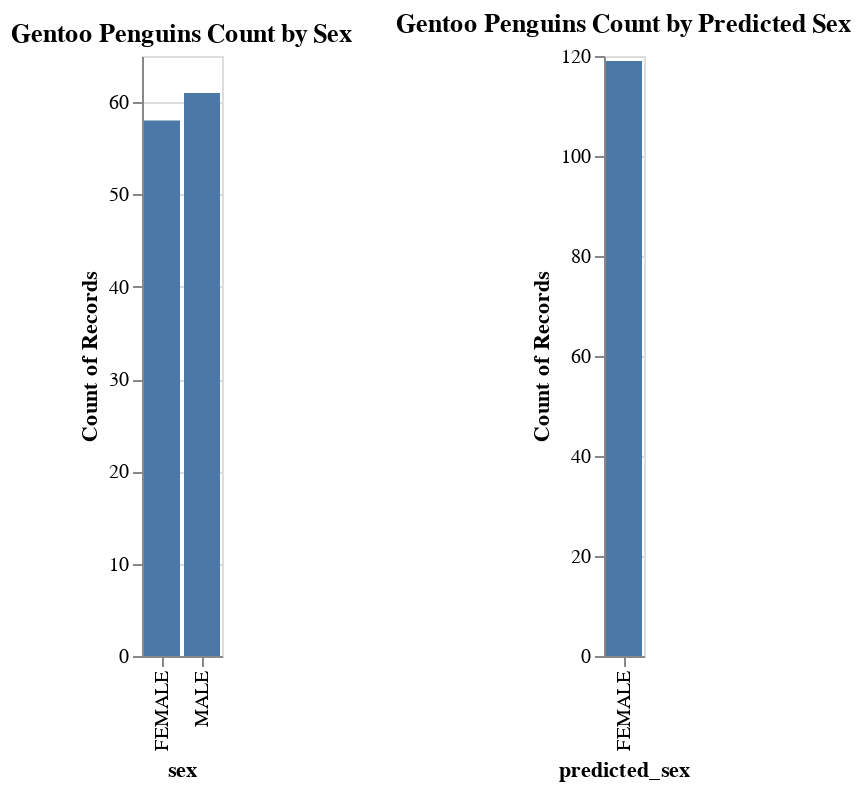

Notebook code cell kept with this figure:
### Markdown cell above
#D)

### Code cell
import altair as alt

chart = alt.Chart(gentoo).mark_bar().encode(
    x=alt.X('sex:N'),
    y=alt.Y('count(sex):Q')
).properties(title='Gentoo Penguins Count by Sex')

predicted_chart = alt.Chart(gentoo).mark_bar().encode(
    x=alt.X('predicted_sex:N'),
    y=alt.Y('count(predicted_sex):Q')
).properties(title='Gentoo Penguins Count by Predicted Sex')

chart | predicted_chart

### Figure 1 — Vega-Lite specification as saved in the notebook (floating-point values rounded to 4 significant figures)
{"config": {"view": {"continuousWidth": 400, "continuousHeight": 300}}, "hconcat": [{"mark": "bar", "encoding": {"x": {"field": "sex", "type": "nominal"}, "y": {"aggregate": "count", "field": "sex", "type": "quantitative"}}, "title": "Gentoo Penguins Count by Sex"}, {"mark": "bar", "encoding": {"x": {"field": "predicted_sex", "type": "nominal"}, "y": {"aggregate": "count", "field": "predicted_sex", "type": "quantitative"}}, "title": "Gentoo Penguins Count by Predicted Sex"}], "data": {"name": "data-598a5e80316c6a18ab8a46ff74b8d862"}, "$schema": "https://vega.github.io/schema/vega-lite/v4.17.0.json", "datasets": {"data-598a5e80316c6a18ab8a46ff74b8d862": [{"species": "Gentoo", "island": "Biscoe", "bill_length_mm": 46.1, "bill_depth_mm": 13.2, "flipper_length_mm": 211.0, "body_mass_g": 4500.0, "sex": "FEMALE", "predicted_sex_vector": [0.6895, 0.3105], "predicted_sex": "FEMALE"}, {"species": "Gentoo", "island": "Biscoe", "bill_length_mm": 50.0, "bill_depth_mm": 16.3, "flipper_length_mm": 230.0, "body_mass_g": 5700.0, "sex": "MALE", "predicted_sex_vector": [0.5343, 0.4657], "predicted_sex": "FEMALE"}, {"species": "Gentoo", "island": "Biscoe", "bill_length_mm": 48.7, "bill_depth_mm": 14.1, "flipper_length_mm": 210.0, "body_mass_g": 4450.0, "sex": "FEMALE", "predicted_sex_vector": [0.6898, 0.3102], "predicted_sex": "FEMALE"}, {"species": "Gentoo", "island": "Biscoe", "bill_length_mm": 50.0, "bill_depth_mm": 15.2, "flipper_length_mm": 218.0, "body_mass_g": 5700.0, "sex": "MALE", "predicted_sex_vector": [0.6673, 0.3327], "predicted_sex": "FEMALE"}, {"species": "Gentoo", "island": "Biscoe", "bill_length_mm": 47.6, "bill_depth_mm": 14.5, "flipper_length_mm": 215.0, "body_mass_g": 5400.0, "sex": "MALE", "predicted_sex_vector": [0.6813, 0.3187], "predicted_sex": "FEMALE"}, {"species": "Gentoo", "island": "Biscoe", "bill_length_mm": 46.5, "bill_depth_mm": 13.5, "flipper_length_mm": 210.0, "body_mass_g": 4550.0, "sex": "FEMALE", "predicted_sex_vector": [0.6898, 0.3102], "predicted_sex": "FEMALE"}, {"species": "Gentoo", "island": "Biscoe", "bill_length_mm": 45.4, "bill_depth_mm": 14.6, "flipper_length_mm": 211.0, "body_mass_g": 4800.0, "sex": "FEMALE", "predicted_sex_vector": [0.6895, 0.3105], "predicted_sex": "FEMALE"}, {"species": "Gentoo", "island": "Biscoe", "bill_length_mm": 46.7, "bill_depth_mm": 15.3, "flipper_length_mm": 219.0, "body_mass_g": 5200.0, "sex": "MALE", "predicted_sex_vector": [0.6611, 0.3389], "predicted_sex": "FEMALE"}, {"species": "Gentoo", "island": "Biscoe", "bill_length_mm": 43.3, "bill_depth_mm": 13.4, "flipper_length_mm": 209.0, "body_mass_g": 4400.0, "sex": "FEMALE", "predicted_sex_vector": [0.6893, 0.3107], "predicted_sex": "FEMALE"}, {"species": "Gentoo", "island": "Biscoe", "bill_length_mm": 46.8, "bill_depth_mm": 15.4, "flipper_length_mm": 215.0, "body_mass_g": 5150.0, "sex": "MALE", "predicted_sex_vector": [0.6813, 0.3187], "predicted_sex": "FEMALE"}, {"species": "Gentoo", "island": "Biscoe", "bill_length_mm": 40.9, "bill_depth_mm": 13.7, "flipper_length_mm": 214.0, "body_mass_g": 4650.0, "sex": "FEMALE", "predicted_sex_vector": [0.6845, 0.3155], "predicted_sex": "FEMALE"}, {"species": "Gentoo", "island": "Biscoe", "bill_length_mm": 49.0, "bill_depth_mm": 16.1, "flipper_length_mm": 216.0, "body_mass_g": 5550.0, "sex": "MALE", "predicted_sex_vector": [0.6774, 0.3226], "predicted_sex": "FEMALE"}, {"species": "Gentoo", "island": "Biscoe", "bill_length_mm": 45.5, "bill_depth_mm": 13.7, "flipper_length_mm": 214.0, "body_mass_g": 4650.0, "sex": "FEMALE", "predicted_sex_vector": [0.6845, 0.3155], "predicted_sex": "FEMALE"}, {"species": "Gentoo", "island": "Biscoe", "bill_length_mm": 48.4, "bill_depth_mm": 14.6, "flipper_length_mm": 213.0, "body_mass_g": 5850.0, "sex": "MALE", "predicted_sex_vector": [0.6869, 0.3131], "predicted_sex": "FEMALE"}, {"species": "Gentoo", "island": "Biscoe", "bill_length_mm": 45.8, "bill_depth_mm": 14.6, "flipper_length_mm": 210.0, "body_mass_g": 4200.0, "sex": "FEMALE", "predicted_sex_vector": [0.6898, 0.3102], "predicted_sex": "FEMALE"}, {"species": "Gentoo", "island": "Biscoe", "bill_length_mm": 49.3, "bill_depth_mm": 15.7, "flipper_length_mm": 217.0, "body_mass_g": 5850.0, "sex": "MALE", "predicted_sex_vector": [0.6728, 0.3272], "predicted_sex": "FEMALE"}, {"species": "Gentoo", "island": "Biscoe", "bill_length_mm": 42.0, "bill_depth_mm": 13.5, "flipper_length_mm": 210.0, "body_mass_g": 4150.0, "sex": "FEMALE", "predicted_sex_vector": [0.6898, 0.3102], "predicted_sex": "FEMALE"}, {"species": "Gentoo", "island": "Biscoe", "bill_length_mm": 49.2, "bill_depth_mm": 15.2, "flipper_length_mm": 221.0, "body_mass_g": 6300.0, "sex": "MALE", "predicted_sex_vector": [0.6461, 0.3539], "predicted_sex": "FEMALE"}, {"species": "Gentoo", "island": "Biscoe", "bill_length_mm": 46.2, "bill_depth_mm": 14.5, "flipper_length_mm": 209.0, "body_mass_g": 4800.0, "sex": "FEMALE", "predicted_sex_vector": [0.6893, 0.3107], "predicted_sex": "FEMALE"}, {"species": "Gentoo", "island": "Biscoe", "bill_length_mm": 48.7, "bill_depth_mm": 15.1, "flipper_length_mm": 222.0, "body_mass_g": 5350.0, "sex": "MALE", "predicted_sex_vector": [0.6373, 0.3627], "predicted_sex": "FEMALE"}, {"species": "Gentoo", "island": "Biscoe", "bill_length_mm": 50.2, "bill_depth_mm": 14.3, "flipper_length_mm": 218.0, "body_mass_g": 5700.0, "sex": "MALE", "predicted_sex_vector": [0.6673, 0.3327], "predicted_sex": "FEMALE"}, {"species": "Gentoo", "island": "Biscoe", "bill_length_mm": 45.1, "bill_depth_mm": 14.5, "flipper_length_mm": 215.0, "body_mass_g": 5000.0, "sex": "FEMALE", "predicted_sex_vector": [0.6813, 0.3187], "predicted_sex": "FEMALE"}, {"species": "Gentoo", "island": "Biscoe", "bill_length_mm": 46.5, "bill_depth_mm": 14.5, "flipper_length_mm": 213.0, "body_mass_g": 4400.0, "sex": "FEMALE", "predicted_sex_vector": [0.6869, 0.3131], "predicted_sex": "FEMALE"}, {"species": "Gentoo", "island": "Biscoe", "bill_length_mm": 46.3, "bill_depth_mm": 15.8, "flipper_length_mm": 215.0, "body_mass_g": 5050.0, "sex": "MALE", "predicted_sex_vector": [0.6813, 0.3187], "predicted_sex": "FEMALE"}, {"species": "Gentoo", "island": "Biscoe", "bill_length_mm": 42.9, "bill_depth_mm": 13.1, "flipper_length_mm": 215.0, "body_mass_g": 5000.0, "sex": "FEMALE", "predicted_sex_vector": [0.6813, 0.3187], "predicted_sex": "FEMALE"}, {"species": "Gentoo", "island": "Biscoe", "bill_length_mm": 46.1, "bill_depth_mm": 15.1, "flipper_length_mm": 215.0, "body_mass_g": 5100.0, "sex": "MALE", "predicted_sex_vector": [0.6813, 0.3187], "predicted_sex": "FEMALE"}, {"species": "Gentoo", "island": "Biscoe", "bill_length_mm": 47.8, "bill_depth_mm": 15.0, "flipper_length_mm": 215.0, "body_mass_g": 5650.0, "sex": "MALE", "predicted_sex_vector": [0.6813, 0.3187], "predicted_sex": "FEMALE"}, {"species": "Gentoo", "island": "Biscoe", "bill_length_mm": 48.2, "bill_depth_mm": 14.3, "flipper_length_mm": 210.0, "body_mass_g": 4600.0, "sex": "FEMALE", "predicted_sex_vector": [0.6898, 0.3102], "predicted_sex": "FEMALE"}, {"species": "Gentoo", "island": "Biscoe", "bill_length_mm": 50.0, "bill_depth_mm": 15.3, "flipper_length_mm": 220.0, "body_mass_g": 5550.0, "sex": "MALE", "predicted_sex_vector": [0.654, 0.346], "predicted_sex": "FEMALE"}, {"species": "Gentoo", "island": "Biscoe", "bill_length_mm": 47.3, "bill_depth_mm": 15.3, "flipper_length_mm": 222.0, "body_mass_g": 5250.0, "sex": "MALE", "predicted_sex_vector": [0.6373, 0.3627], "predicted_sex": "FEMALE"}, {"species": "Gentoo", "island": "Biscoe", "bill_length_mm": 42.8, "bill_depth_mm": 14.2, "flipper_length_mm": 209.0, "body_mass_g": 4700.0, "sex": "FEMALE", "predicted_sex_vector": [0.6893, 0.3107], "predicted_sex": "FEMALE"}, {"species": "Gentoo", "island": "Biscoe", "bill_length_mm": 45.1, "bill_depth_mm": 14.5, "flipper_length_mm": 207.0, "body_mass_g": 5050.0, "sex": "FEMALE", "predicted_sex_vector": [0.6861, 0.3139], "predicted_sex": "FEMALE"}, {"species": "Gentoo", "island": "Biscoe", "bill_length_mm": 59.6, "bill_depth_mm": 17.0, "flipper_length_mm": 230.0, "body_mass_g": 6050.0, "sex": "MALE", "predicted_sex_vector": [0.5343, 0.4657], "predicted_sex": "FEMALE"}, {"species": "Gentoo", "island": "Biscoe", "bill_length_mm": 49.1, "bill_depth_mm": 14.8, "flipper_length_mm": 220.0, "body_mass_g": 5150.0, "sex": "FEMALE", "predicted_sex_vector": [0.654, 0.346], "predicted_sex": "FEMALE"}, {"species": "Gentoo", "island": "Biscoe", "bill_length_mm": 48.4, "bill_depth_mm": 16.3, "flipper_length_mm": 220.0, "body_mass_g": 5400.0, "sex": "MALE", "predicted_sex_vector": [0.654, 0.346], "predicted_sex": "FEMALE"}, {"species": "Gentoo", "island": "Biscoe", "bill_length_mm": 42.6, "bill_depth_mm": 13.7, "flipper_length_mm": 213.0, "body_mass_g": 4950.0, "sex": "FEMALE", "predicted_sex_vector": [0.6869, 0.3131], "predicted_sex": "FEMALE"}, {"species": "Gentoo", "island": "Biscoe", "bill_length_mm": 44.4, "bill_depth_mm": 17.3, "flipper_length_mm": 219.0, "body_mass_g": 5250.0, "sex": "MALE", "predicted_sex_vector": [0.6611, 0.3389], "predicted_sex": "FEMALE"}, {"species": "Gentoo", "island": "Biscoe", "bill_length_mm": 44.0, "bill_depth_mm": 13.6, "flipper_length_mm": 208.0, "body_mass_g": 4350.0, "sex": "FEMALE", "predicted_sex_vector": [0.6881, 0.3119], "predicted_sex": "FEMALE"}, {"species": "Gentoo", "island": "Biscoe", "bill_length_mm": 48.7, "bill_depth_mm": 15.7, "flipper_length_mm": 208.0, "body_mass_g": 5350.0, "sex": "MALE", "predicted_sex_vector": [0.6881, 0.3119], "predicted_sex": "FEMALE"}, {"species": "Gentoo", "island": "Biscoe", "bill_length_mm": 42.7, "bill_depth_mm": 13.7, "flipper_length_mm": 208.0, "body_mass_g": 3950.0, "sex": "FEMALE", "predicted_sex_vector": [0.6881, 0.3119], "predicted_sex": "FEMALE"}, {"species": "Gentoo", "island": "Biscoe", "bill_length_mm": 49.6, "bill_depth_mm": 16.0, "flipper_length_mm": 225.0, "body_mass_g": 5700.0, "sex": "MALE", "predicted_sex_vector": [0.6057, 0.3943], "predicted_sex": "FEMALE"}, {"species": "Gentoo", "island": "Biscoe", "bill_length_mm": 45.3, "bill_depth_mm": 13.7, "flipper_length_mm": 210.0, "body_mass_g": 4300.0, "sex": "FEMALE", "predicted_sex_vector": [0.6898, 0.3102], "predicted_sex": "FEMALE"}, {"species": "Gentoo", "island": "Biscoe", "bill_length_mm": 49.6, "bill_depth_mm": 15.0, "flipper_length_mm": 216.0, "body_mass_g": 4750.0, "sex": "MALE", "predicted_sex_vector": [0.6774, 0.3226], "predicted_sex": "FEMALE"}, {"species": "Gentoo", "island": "Biscoe", "bill_length_mm": 50.5, "bill_depth_mm": 15.9, "flipper_length_mm": 222.0, "body_mass_g": 5550.0, "sex": "MALE", "predicted_sex_vector": [0.6373, 0.3627], "predicted_sex": "FEMALE"}, {"species": "Gentoo", "island": "Biscoe", "bill_length_mm": 43.6, "bill_depth_mm": 13.9, "flipper_length_mm": 217.0, "body_mass_g": 4900.0, "sex": "FEMALE", "predicted_sex_vector": [0.6728, 0.3272], "predicted_sex": "FEMALE"}, {"species": "Gentoo", "island": "Biscoe", "bill_length_mm": 45.5, "bill_depth_mm": 13.9, "flipper_length_mm": 210.0, "body_mass_g": 4200.0, "sex": "FEMALE", "predicted_sex_vector": [0.6898, 0.3102], "predicted_sex": "FEMALE"}, {"species": "Gentoo", "island": "Biscoe", "bill_length_mm": 50.5, "bill_depth_mm": 15.9, "flipper_length_mm": 225.0, "body_mass_g": 5400.0, "sex": "MALE", "predicted_sex_vector": [0.6057, 0.3943], "predicted_sex": "FEMALE"}, {"species": "Gentoo", "island": "Biscoe", "bill_length_mm": 44.9, "bill_depth_mm": 13.3, "flipper_length_mm": 213.0, "body_mass_g": 5100.0, "sex": "FEMALE", "predicted_sex_vector": [0.6869, 0.3131], "predicted_sex": "FEMALE"}, {"species": "Gentoo", "island": "Biscoe", "bill_length_mm": 45.2, "bill_depth_mm": 15.8, "flipper_length_mm": 215.0, "body_mass_g": 5300.0, "sex": "MALE", "predicted_sex_vector": [0.6813, 0.3187], "predicted_sex": "FEMALE"}, {"species": "Gentoo", "island": "Biscoe", "bill_length_mm": 46.6, "bill_depth_mm": 14.2, "flipper_length_mm": 210.0, "body_mass_g": 4850.0, "sex": "FEMALE", "predicted_sex_vector": [0.6898, 0.3102], "predicted_sex": "FEMALE"}, {"species": "Gentoo", "island": "Biscoe", "bill_length_mm": 48.5, "bill_depth_mm": 14.1, "flipper_length_mm": 220.0, "body_mass_g": 5300.0, "sex": "MALE", "predicted_sex_vector": [0.654, 0.346], "predicted_sex": "FEMALE"}, {"species": "Gentoo", "island": "Biscoe", "bill_length_mm": 45.1, "bill_depth_mm": 14.4, "flipper_length_mm": 210.0, "body_mass_g": 4400.0, "sex": "FEMALE", "predicted_sex_vector": [0.6898, 0.3102], "predicted_sex": "FEMALE"}, {"species": "Gentoo", "island": "Biscoe", "bill_length_mm": 50.1, "bill_depth_mm": 15.0, "flipper_length_mm": 225.0, "body_mass_g": 5000.0, "sex": "MALE", "predicted_sex_vector": [0.6057, 0.3943], "predicted_sex": "FEMALE"}, {"species": "Gentoo", "island": "Biscoe", "bill_length_mm": 46.5, "bill_depth_mm": 14.4, "flipper_length_mm": 217.0, "body_mass_g": 4900.0, "sex": "FEMALE", "predicted_sex_vector": [0.6728, 0.3272], "predicted_sex": "FEMALE"}, {"species": "Gentoo", "island": "Biscoe", "bill_length_mm": 45.0, "bill_depth_mm": 15.4, "flipper_length_mm": 220.0, "body_mass_g": 5050.0, "sex": "MALE", "predicted_sex_vector": [0.654, 0.346], "predicted_sex": "FEMALE"}, {"species": "Gentoo", "island": "Biscoe", "bill_length_mm": 43.8, "bill_depth_mm": 13.9, "flipper_length_mm": 208.0, "body_mass_g": 4300.0, "sex": "FEMALE", "predicted_sex_vector": [0.6881, 0.3119], "predicted_sex": "FEMALE"}, {"species": "Gentoo", "island": "Biscoe", "bill_length_mm": 45.5, "bill_depth_mm": 15.0, "flipper_length_mm": 220.0, "body_mass_g": 5000.0, "sex": "MALE", "predicted_sex_vector": [0.654, 0.346], "predicted_sex": "FEMALE"}, {"species": "Gentoo", "island": "Biscoe", "bill_length_mm": 43.2, "bill_depth_mm": 14.5, "flipper_length_mm": 208.0, "body_mass_g": 4450.0, "sex": "FEMALE", "predicted_sex_vector": [0.6881, 0.3119], "predicted_sex": "FEMALE"}, {"species": "Gentoo", "island": "Biscoe", "bill_length_mm": 50.4, "bill_depth_mm": 15.3, "flipper_length_mm": 224.0, "body_mass_g": 5550.0, "sex": "MALE", "predicted_sex_vector": [0.6171, 0.3829], "predicted_sex": "FEMALE"}, {"species": "Gentoo", "island": "Biscoe", "bill_length_mm": 45.3, "bill_depth_mm": 13.8, "flipper_length_mm": 208.0, "body_mass_g": 4200.0, "sex": "FEMALE", "predicted_sex_vector": [0.6881, 0.3119], "predicted_sex": "FEMALE"}, {"species": "Gentoo", "island": "Biscoe", "bill_length_mm": 46.2, "bill_depth_mm": 14.9, "flipper_length_mm": 221.0, "body_mass_g": 5300.0, "sex": "MALE", "predicted_sex_vector": [0.6461, 0.3539], "predicted_sex": "FEMALE"}, {"species": "Gentoo", "island": "Biscoe", "bill_length_mm": 45.7, "bill_depth_mm": 13.9, "flipper_length_mm": 214.0, "body_mass_g": 4400.0, "sex": "FEMALE", "predicted_sex_vector": [0.6845, 0.3155], "predicted_sex": "FEMALE"}, {"species": "Gentoo", "island": "Biscoe", "bill_length_mm": 54.3, "bill_depth_mm": 15.7, "flipper_length_mm": 231.0, "body_mass_g": 5650.0, "sex": "MALE", "predicted_sex_vector": [0.5172, 0.4828], "predicted_sex": "FEMALE"}, {"species": "Gentoo", "island": "Biscoe", "bill_length_mm": 45.8, "bill_depth_mm": 14.2, "flipper_length_mm": 219.0, "body_mass_g": 4700.0, "sex": "FEMALE", "predicted_sex_vector": [0.6611, 0.3389], "predicted_sex": "FEMALE"}, {"species": "Gentoo", "island": "Biscoe", "bill_length_mm": 49.8, "bill_depth_mm": 16.8, "flipper_length_mm": 230.0, "body_mass_g": 5700.0, "sex": "MALE", "predicted_sex_vector": [0.5343, 0.4657], "predicted_sex": "FEMALE"}, {"species": "Gentoo", "island": "Biscoe", "bill_length_mm": 49.5, "bill_depth_mm": 16.2, "flipper_length_mm": 229.0, "body_mass_g": 5800.0, "sex": "MALE", "predicted_sex_vector": [0.5505, 0.4495], "predicted_sex": "FEMALE"}, {"species": "Gentoo", "island": "Biscoe", "bill_length_mm": 43.5, "bill_depth_mm": 14.2, "flipper_length_mm": 220.0, "body_mass_g": 4700.0, "sex": "FEMALE", "predicted_sex_vector": [0.654, 0.346], "predicted_sex": "FEMALE"}, {"species": "Gentoo", "island": "Biscoe", "bill_length_mm": 50.7, "bill_depth_mm": 15.0, "flipper_length_mm": 223.0, "body_mass_g": 5550.0, "sex": "MALE", "predicted_sex_vector": [0.6277, 0.3723], "predicted_sex": "FEMALE"}, {"species": "Gentoo", "island": "Biscoe", "bill_length_mm": 47.7, "bill_depth_mm": 15.0, "flipper_length_mm": 216.0, "body_mass_g": 4750.0, "sex": "FEMALE", "predicted_sex_vector": [0.6774, 0.3226], "predicted_sex": "FEMALE"}, {"species": "Gentoo", "island": "Biscoe", "bill_length_mm": 46.4, "bill_depth_mm": 15.6, "flipper_length_mm": 221.0, "body_mass_g": 5000.0, "sex": "MALE", "predicted_sex_vector": [0.6461, 0.3539], "predicted_sex": "FEMALE"}, {"species": "Gentoo", "island": "Biscoe", "bill_length_mm": 48.2, "bill_depth_mm": 15.6, "flipper_length_mm": 221.0, "body_mass_g": 5100.0, "sex": "MALE", "predicted_sex_vector": [0.6461, 0.3539], "predicted_sex": "FEMALE"}, {"species": "Gentoo", "island": "Biscoe", "bill_length_mm": 46.5, "bill_depth_mm": 14.8, "flipper_length_mm": 217.0, "body_mass_g": 5200.0, "sex": "FEMALE", "predicted_sex_vector": [0.6728, 0.3272], "predicted_sex": "FEMALE"}, {"species": "Gentoo", "island": "Biscoe", "bill_length_mm": 46.4, "bill_depth_mm": 15.0, "flipper_length_mm": 216.0, "body_mass_g": 4700.0, "sex": "FEMALE", "predicted_sex_vector": [0.6774, 0.3226], "predicted_sex": "FEMALE"}, {"species": "Gentoo", "island": "Biscoe", "bill_length_mm": 48.6, "bill_depth_mm": 16.0, "flipper_length_mm": 230.0, "body_mass_g": 5800.0, "sex": "MALE", "predicted_sex_vector": [0.5343, 0.4657], "predicted_sex": "FEMALE"}, {"species": "Gentoo", "island": "Biscoe", "bill_length_mm": 47.5, "bill_depth_mm": 14.2, "flipper_length_mm": 209.0, "body_mass_g": 4600.0, "sex": "FEMALE", "predicted_sex_vector": [0.6893, 0.3107], "predicted_sex": "FEMALE"}, {"species": "Gentoo", "island": "Biscoe", "bill_length_mm": 51.1, "bill_depth_mm": 16.3, "flipper_length_mm": 220.0, "body_mass_g": 6000.0, "sex": "MALE", "predicted_sex_vector": [0.654, 0.346], "predicted_sex": "FEMALE"}, {"species": "Gentoo", "island": "Biscoe", "bill_length_mm": 45.2, "bill_depth_mm": 13.8, "flipper_length_mm": 215.0, "body_mass_g": 4750.0, "sex": "FEMALE", "predicted_sex_vector": [0.6813, 0.3187], "predicted_sex": "FEMALE"}, {"species": "Gentoo", "island": "Biscoe", "bill_length_mm": 45.2, "bill_depth_mm": 16.4, "flipper_length_mm": 223.0, "body_mass_g": 5950.0, "sex": "MALE", "predicted_sex_vector": [0.6277, 0.3723], "predicted_sex": "FEMALE"}, {"species": "Gentoo", "island": "Biscoe", "bill_length_mm": 49.1, "bill_depth_mm": 14.5, "flipper_length_mm": 212.0, "body_mass_g": 4625.0, "sex": "FEMALE", "predicted_sex_vector": [0.6886, 0.3114], "predicted_sex": "FEMALE"}, {"species": "Gentoo", "island": "Biscoe", "bill_length_mm": 52.5, "bill_depth_mm": 15.6, "flipper_length_mm": 221.0, "body_mass_g": 5450.0, "sex": "MALE", "predicted_sex_vector": [0.6461, 0.3539], "predicted_sex": "FEMALE"}, {"species": "Gentoo", "island": "Biscoe", "bill_length_mm": 47.4, "bill_depth_mm": 14.6, "flipper_length_mm": 212.0, "body_mass_g": 4725.0, "sex": "FEMALE", "predicted_sex_vector": [0.6886, 0.3114], "predicted_sex": "FEMALE"}, {"species": "Gentoo", "island": "Biscoe", "bill_length_mm": 50.0, "bill_depth_mm": 15.9, "flipper_length_mm": 224.0, "body_mass_g": 5350.0, "sex": "MALE", "predicted_sex_vector": [0.6171, 0.3829], "predicted_sex": "FEMALE"}, {"species": "Gentoo", "island": "Biscoe", "bill_length_mm": 44.9, "bill_depth_mm": 13.8, "flipper_length_mm": 212.0, "body_mass_g": 4750.0, "sex": "FEMALE", "predicted_sex_vector": [0.6886, 0.3114], "predicted_sex": "FEMALE"}, {"species": "Gentoo", "island": "Biscoe", "bill_length_mm": 50.8, "bill_depth_mm": 17.3, "flipper_length_mm": 228.0, "body_mass_g": 5600.0, "sex": "MALE", "predicted_sex_vector": [0.5657, 0.4343], "predicted_sex": "FEMALE"}, {"species": "Gentoo", "island": "Biscoe", "bill_length_mm": 43.4, "bill_depth_mm": 14.4, "flipper_length_mm": 218.0, "body_mass_g": 4600.0, "sex": "FEMALE", "predicted_sex_vector": [0.6673, 0.3327], "predicted_sex": "FEMALE"}, {"species": "Gentoo", "island": "Biscoe", "bill_length_mm": 51.3, "bill_depth_mm": 14.2, "flipper_length_mm": 218.0, "body_mass_g": 5300.0, "sex": "MALE", "predicted_sex_vector": [0.6673, 0.3327], "predicted_sex": "FEMALE"}, {"species": "Gentoo", "island": "Biscoe", "bill_length_mm": 47.5, "bill_depth_mm": 14.0, "flipper_length_mm": 212.0, "body_mass_g": 4875.0, "sex": "FEMALE", "predicted_sex_vector": [0.6886, 0.3114], "predicted_sex": "FEMALE"}, {"species": "Gentoo", "island": "Biscoe", "bill_length_mm": 52.1, "bill_depth_mm": 17.0, "flipper_length_mm": 230.0, "body_mass_g": 5550.0, "sex": "MALE", "predicted_sex_vector": [0.5343, 0.4657], "predicted_sex": "FEMALE"}, {"species": "Gentoo", "island": "Biscoe", "bill_length_mm": 47.5, "bill_depth_mm": 15.0, "flipper_length_mm": 218.0, "body_mass_g": 4950.0, "sex": "FEMALE", "predicted_sex_vector": [0.6673, 0.3327], "predicted_sex": "FEMALE"}, {"species": "Gentoo", "island": "Biscoe", "bill_length_mm": 52.2, "bill_depth_mm": 17.1, "flipper_length_mm": 228.0, "body_mass_g": 5400.0, "sex": "MALE", "predicted_sex_vector": [0.5657, 0.4343], "predicted_sex": "FEMALE"}, {"species": "Gentoo", "island": "Biscoe", "bill_length_mm": 45.5, "bill_depth_mm": 14.5, "flipper_length_mm": 212.0, "body_mass_g": 4750.0, "sex": "FEMALE", "predicted_sex_vector": [0.6886, 0.3114], "predicted_sex": "FEMALE"}, {"species": "Gentoo", "island": "Biscoe", "bill_length_mm": 49.5, "bill_depth_mm": 16.1, "flipper_length_mm": 224.0, "body_mass_g": 5650.0, "sex": "MALE", "predicted_sex_vector": [0.6171, 0.3829], "predicted_sex": "FEMALE"}, {"species": "Gentoo", "island": "Biscoe", "bill_length_mm": 44.5, "bill_depth_mm": 14.7, "flipper_length_mm": 214.0, "body_mass_g": 4850.0, "sex": "FEMALE", "predicted_sex_vector": [0.6845, 0.3155], "predicted_sex": "FEMALE"}, {"species": "Gentoo", "island": "Biscoe", "bill_length_mm": 50.8, "bill_depth_mm": 15.7, "flipper_length_mm": 226.0, "body_mass_g": 5200.0, "sex": "MALE", "predicted_sex_vector": [0.5933, 0.4067], "predicted_sex": "FEMALE"}, {"species": "Gentoo", "island": "Biscoe", "bill_length_mm": 49.4, "bill_depth_mm": 15.8, "flipper_length_mm": 216.0, "body_mass_g": 4925.0, "sex": "MALE", "predicted_sex_vector": [0.6774, 0.3226], "predicted_sex": "FEMALE"}, {"species": "Gentoo", "island": "Biscoe", "bill_length_mm": 46.9, "bill_depth_mm": 14.6, "flipper_length_mm": 222.0, "body_mass_g": 4875.0, "sex": "FEMALE", "predicted_sex_vector": [0.6373, 0.3627], "predicted_sex": "FEMALE"}, {"species": "Gentoo", "island": "Biscoe", "bill_length_mm": 48.4, "bill_depth_mm": 14.4, "flipper_length_mm": 203.0, "body_mass_g": 4625.0, "sex": "FEMALE", "predicted_sex_vector": [0.671, 0.329], "predicted_sex": "FEMALE"}, {"species": "Gentoo", "island": "Biscoe", "bill_length_mm": 51.1, "bill_depth_mm": 16.5, "flipper_length_mm": 225.0, "body_mass_g": 5250.0, "sex": "MALE", "predicted_sex_vector": [0.6057, 0.3943], "predicted_sex": "FEMALE"}, {"species": "Gentoo", "island": "Biscoe", "bill_length_mm": 48.5, "bill_depth_mm": 15.0, "flipper_length_mm": 219.0, "body_mass_g": 4850.0, "sex": "FEMALE", "predicted_sex_vector": [0.6611, 0.3389], "predicted_sex": "FEMALE"}, {"species": "Gentoo", "island": "Biscoe", "bill_length_mm": 55.9, "bill_depth_mm": 17.0, "flipper_length_mm": 228.0, "body_mass_g": 5600.0, "sex": "MALE", "predicted_sex_vector": [0.5657, 0.4343], "predicted_sex": "FEMALE"}, {"species": "Gentoo", "island": "Biscoe", "bill_length_mm": 47.2, "bill_depth_mm": 15.5, "flipper_length_mm": 215.0, "body_mass_g": 4975.0, "sex": "FEMALE", "predicted_sex_vector": [0.6813, 0.3187], "predicted_sex": "FEMALE"}, {"species": "Gentoo", "island": "Biscoe", "bill_length_mm": 49.1, "bill_depth_mm": 15.0, "flipper_length_mm": 228.0, "body_mass_g": 5500.0, "sex": "MALE", "predicted_sex_vector": [0.5657, 0.4343], "predicted_sex": "FEMALE"}, {"species": "Gentoo", "island": "Biscoe", "bill_length_mm": 46.8, "bill_depth_mm": 16.1, "flipper_length_mm": 215.0, "body_mass_g": 5500.0, "sex": "MALE", "predicted_sex_vector": [0.6813, 0.3187], "predicted_sex": "FEMALE"}, {"species": "Gentoo", "island": "Biscoe", "bill_length_mm": 41.7, "bill_depth_mm": 14.7, "flipper_length_mm": 210.0, "body_mass_g": 4700.0, "sex": "FEMALE", "predicted_sex_vector": [0.6898, 0.3102], "predicted_sex": "FEMALE"}, {"species": "Gentoo", "island": "Biscoe", "bill_length_mm": 53.4, "bill_depth_mm": 15.8, "flipper_length_mm": 219.0, "body_mass_g": 5500.0, "sex": "MALE", "predicted_sex_vector": [0.6611, 0.3389], "predicted_sex": "FEMALE"}, {"species": "Gentoo", "island": "Biscoe", "bill_length_mm": 43.3, "bill_depth_mm": 14.0, "flipper_length_mm": 208.0, "body_mass_g": 4575.0, "sex": "FEMALE", "predicted_sex_vector": [0.6881, 0.3119], "predicted_sex": "FEMALE"}, {"species": "Gentoo", "island": "Biscoe", "bill_length_mm": 48.1, "bill_depth_mm": 15.1, "flipper_length_mm": 209.0, "body_mass_g": 5500.0, "sex": "MALE", "predicted_sex_vector": [0.6893, 0.3107], "predicted_sex": "FEMALE"}, {"species": "Gentoo", "island": "Biscoe", "bill_length_mm": 50.5, "bill_depth_mm": 15.2, "flipper_length_mm": 216.0, "body_mass_g": 5000.0, "sex": "FEMALE", "predicted_sex_vector": [0.6774, 0.3226], "predicted_sex": "FEMALE"}, {"species": "Gentoo", "island": "Biscoe", "bill_length_mm": 49.8, "bill_depth_mm": 15.9, "flipper_length_mm": 229.0, "body_mass_g": 5950.0, "sex": "MALE", "predicted_sex_vector": [0.5505, 0.4495], "predicted_sex": "FEMALE"}, {"species": "Gentoo", "island": "Biscoe", "bill_length_mm": 43.5, "bill_depth_mm": 15.2, "flipper_length_mm": 213.0, "body_mass_g": 4650.0, "sex": "FEMALE", "predicted_sex_vector": [0.6869, 0.3131], "predicted_sex": "FEMALE"}, {"species": "Gentoo", "island": "Biscoe", "bill_length_mm": 51.5, "bill_depth_mm": 16.3, "flipper_length_mm": 230.0, "body_mass_g": 5500.0, "sex": "MALE", "predicted_sex_vector": [0.5343, 0.4657], "predicted_sex": "FEMALE"}, {"species": "Gentoo", "island": "Biscoe", "bill_length_mm": 46.2, "bill_depth_mm": 14.1, "flipper_length_mm": 217.0, "body_mass_g": 4375.0, "sex": "FEMALE", "predicted_sex_vector": [0.6728, 0.3272], "predicted_sex": "FEMALE"}, {"species": "Gentoo", "island": "Biscoe", "bill_length_mm": 55.1, "bill_depth_mm": 16.0, "flipper_length_mm": 230.0, "body_mass_g": 5850.0, "sex": "MALE", "predicted_sex_vector": [0.5343, 0.4657], "predicted_sex": "FEMALE"}, {"species": "Gentoo", "island": "Biscoe", "bill_length_mm": 48.8, "bill_depth_mm": 16.2, "flipper_length_mm": 222.0, "body_mass_g": 6000.0, "sex": "MALE", "predicted_sex_vector": [0.6373, 0.3627], "predicted_sex": "FEMALE"}, {"species": "Gentoo", "island": "Biscoe", "bill_length_mm": 47.2, "bill_depth_mm": 13.7, "flipper_length_mm": 214.0, "body_mass_g": 4925.0, "sex": "FEMALE", "predicted_sex_vector": [0.6845, 0.3155], "predicted_sex": "FEMALE"}, {"species": "Gentoo", "island": "Biscoe", "bill_length_mm": 46.8, "bill_depth_mm": 14.3, "flipper_length_mm": 215.0, "body_mass_g": 4850.0, "sex": "FEMALE", "predicted_sex_vector": [0.6813, 0.3187], "predicted_sex": "FEMALE"}, {"species": "Gentoo", "island": "Biscoe", "bill_length_mm": 50.4, "bill_depth_mm": 15.7, "flipper_length_mm": 222.0, "body_mass_g": 5750.0, "sex": "MALE", "predicted_sex_vector": [0.6373, 0.3627], "predicted_sex": "FEMALE"}, {"species": "Gentoo", "island": "Biscoe", "bill_length_mm": 45.2, "bill_depth_mm": 14.8, "flipper_length_mm": 212.0, "body_mass_g": 5200.0, "sex": "FEMALE", "predicted_sex_vector": [0.6886, 0.3114], "predicted_sex": "FEMALE"}, {"species": "Gentoo", "island": "Biscoe", "bill_length_mm": 49.9, "bill_depth_mm": 16.1, "flipper_length_mm": 213.0, "body_mass_g": 5400.0, "sex": "MALE", "predicted_sex_vector": [0.6869, 0.3131], "predicted_sex": "FEMALE"}]}}
